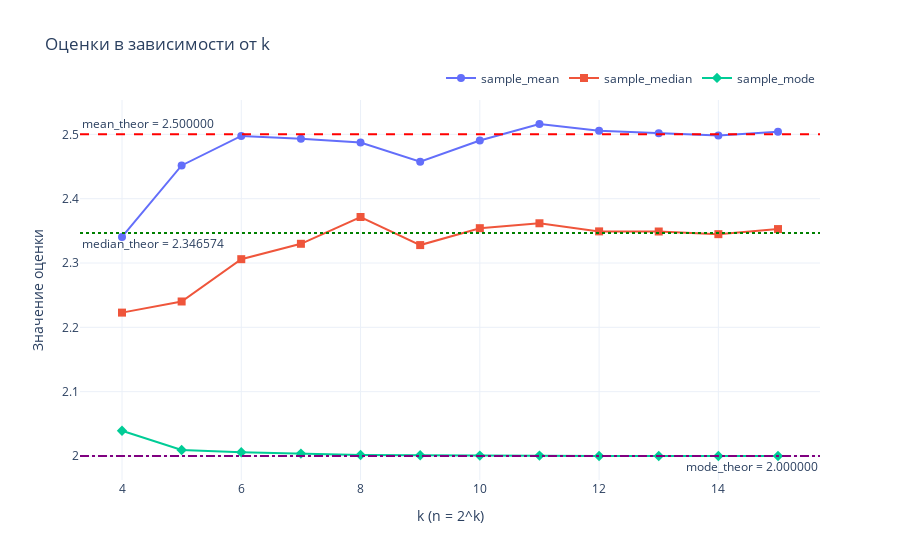

Source (notebook cell):
### Code cell
fig = go.Figure()

fig.add_trace(
    go.Scatter(x=results["k"], y=results["sample_mean"], mode="lines+markers", name="sample_mean",
               marker=dict(symbol="circle", size=8))
)
fig.add_trace(
    go.Scatter(x=results["k"], y=results["sample_med"], mode="lines+markers", name="sample_median",
               marker=dict(symbol="square", size=8))
)
fig.add_trace(
    go.Scatter(x=results["k"], y=results["sample_mode"], mode="lines+markers", name="sample_mode",
               marker=dict(symbol="diamond", size=8))
)

fig.update_layout(
    title="Оценки в зависимости от k",
    xaxis_title="k (n = 2^k)",
    yaxis_title="Значение оценки",
    template="plotly_white",
    legend=dict(orientation="h", yanchor="bottom", y=1.02, xanchor="right", x=1)
)

fig.add_hline(y=mean_theor, line=dict(color="red", dash="dash"), annotation_text=f"mean_theor = {mean_theor:.6f}", annotation_position="top left")
fig.add_hline(y=median_theor, line=dict(color="green", dash="dot"), annotation_text=f"median_theor = {median_theor:.6f}", annotation_position="bottom left")
fig.add_hline(y=mode_theor, line=dict(color="purple", dash="dashdot"), annotation_text=f"mode_theor = {mode_theor:.6f}", annotation_position="bottom right")

fig.show()

### Figure 1 — Plotly figure (JSON) as saved in the notebook; plotly's stock layout.template omitted (floating-point values rounded to 4 significant figures)
{"data": [{"marker": {"size": 8, "symbol": "circle"}, "mode": "lines+markers", "name": "sample_mean", "type": "scatter", "x": [4, 5, 6, 7, 8, 9, 10, 11, 12, 13, 14, 15], "y": [2.341, 2.452, 2.498, 2.493, 2.487, 2.457, 2.49, 2.516, 2.506, 2.502, 2.498, 2.504]}, {"marker": {"size": 8, "symbol": "square"}, "mode": "lines+markers", "name": "sample_median", "type": "scatter", "x": [4, 5, 6, 7, 8, 9, 10, 11, 12, 13, 14, 15], "y": [2.223, 2.24, 2.306, 2.33, 2.372, 2.328, 2.354, 2.362, 2.349, 2.349, 2.345, 2.353]}, {"marker": {"size": 8, "symbol": "diamond"}, "mode": "lines+markers", "name": "sample_mode", "type": "scatter", "x": [4, 5, 6, 7, 8, 9, 10, 11, 12, 13, 14, 15], "y": [2.039, 2.009, 2.006, 2.004, 2.002, 2.001, 2.001, 2.001, 2.0, 2.0, 2.0, 2.0]}], "layout": {"annotations": [{"showarrow": false, "text": "mean_theor = 2.500000", "x": 0, "xanchor": "left", "xref": "x domain", "y": 2.5, "yanchor": "bottom", "yref": "y"}, {"showarrow": false, "text": "median_theor = 2.346574", "x": 0, "xanchor": "left", "xref": "x domain", "y": 2.347, "yanchor": "top", "yref": "y"}, {"showarrow": false, "text": "mode_theor = 2.000000", "x": 1, "xanchor": "right", "xref": "x domain", "y": 2, "yanchor": "top", "yref": "y"}], "legend": {"orientation": "h", "x": 1, "xanchor": "right", "y": 1.02, "yanchor": "bottom"}, "shapes": [{"line": {"color": "red", "dash": "dash"}, "type": "line", "x0": 0, "x1": 1, "xref": "x domain", "y0": 2.5, "y1": 2.5, "yref": "y"}, {"line": {"color": "green", "dash": "dot"}, "type": "line", "x0": 0, "x1": 1, "xref": "x domain", "y0": 2.347, "y1": 2.347, "yref": "y"}, {"line": {"color": "purple", "dash": "dashdot"}, "type": "line", "x0": 0, "x1": 1, "xref": "x domain", "y0": 2, "y1": 2, "yref": "y"}], "title": {"text": "Оценки в зависимости от k"}, "xaxis": {"title": {"text": "k (n = 2^k)"}}, "yaxis": {"title": {"text": "Значение оценки"}}}}
